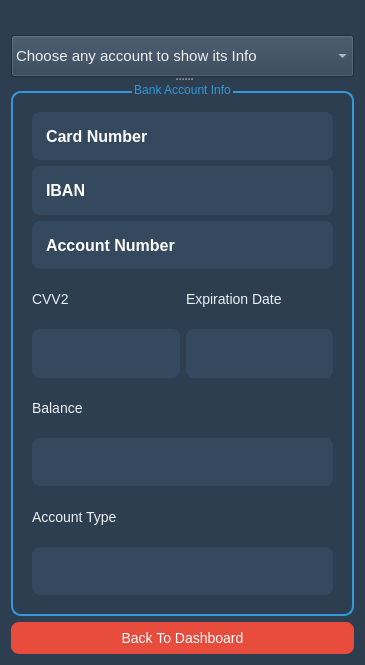
<?xml version="1.0" encoding="UTF-8"?>
<ui version="4.0">
 <class>C_ViewSpecificBankAccount</class>
 <widget class="QWidget" name="C_ViewSpecificBankAccount">
  <property name="geometry">
   <rect>
    <x>0</x>
    <y>0</y>
    <width>365</width>
    <height>665</height>
   </rect>
  </property>
  <property name="minimumSize">
   <size>
    <width>365</width>
    <height>665</height>
   </size>
  </property>
  <property name="maximumSize">
   <size>
    <width>365</width>
    <height>665</height>
   </size>
  </property>
  <property name="windowTitle">
   <string>Form</string>
  </property>
  <property name="styleSheet">
   <string notr="true">QWidget {
    background-color: #2c3e50;
    font-family: &quot;Segoe UI&quot;, sans-serif;
    color: #ecf0f1;
}


QLabel {
    font-size: 14px;
}

QPushButton#logoutButton {
    background-color: #e74c3c;
    color: white;
    font-size: 14px;
    padding: 8px 16px;
    border: none;
    border-radius: 8px;
}



QLabel#name_2, QLabel#id_2, QLabel#Balance_2, QLabel#account_type_2,
QLabel#CN_2, QLabel#AN_2, QLabel#IBAN_2, QLabel#CCV2_2, QLabel#Date_2 {
    font-weight: bold;
    font-size: 16px;
    color: #ffffff;
    background-color: #34495e;
    padding: 6px 10px;
    border-radius: 8px;
}


QGroupBox {
    border: 2px solid #3498db;
    border-radius: 10px;
    margin-top: 10px;
    padding: 10px;
}

QGroupBox::title {
    color: #3498db;
    font-size: 16px;
    font-weight: bold;
}

QLineEdit {
    background-color: #ecf0f1;
    color: #2c3e50;
    padding: 6px;
    border-radius: 6px;
    font-size: 14px;
}


QPushButton {
    background-color: #3498db;
    color: white;
    font-size: 14px;
    padding: 8px 16px;
    border: none;
    border-radius: 8px;
}

QPushButton:hover {
    background-color: #2980b9;
}

QPushButton#logoutButton {
    background-color: #e74c3c;
}

QPushButton#logoutButton:hover {
    background-color: #c0392b;
}
</string>
  </property>
  <layout class="QVBoxLayout" name="verticalLayout">
   <item>
    <layout class="QHBoxLayout" name="horizontalLayout_5">
     <item>
      <widget class="QLabel" name="name_label">
       <property name="font">
        <font>
         <family>Segoe UI</family>
         <pointsize>-1</pointsize>
        </font>
       </property>
       <property name="styleSheet">
        <string notr="true">font-size: 16px;
</string>
       </property>
       <property name="text">
        <string/>
       </property>
      </widget>
     </item>
     <item>
      <widget class="QLabel" name="id_label">
       <property name="font">
        <font>
         <family>Segoe UI</family>
         <pointsize>-1</pointsize>
         <bold>true</bold>
        </font>
       </property>
       <property name="styleSheet">
        <string notr="true">font-size: 16px;
</string>
       </property>
       <property name="text">
        <string/>
       </property>
      </widget>
     </item>
    </layout>
   </item>
   <item>
    <widget class="QSplitter" name="splitter">
     <property name="orientation">
      <enum>Qt::Orientation::Vertical</enum>
     </property>
     <widget class="QComboBox" name="comboBox">
      <property name="sizePolicy">
       <sizepolicy hsizetype="Preferred" vsizetype="Fixed">
        <horstretch>0</horstretch>
        <verstretch>0</verstretch>
       </sizepolicy>
      </property>
      <property name="font">
       <font>
        <family>Segoe UI</family>
        <pointsize>11</pointsize>
       </font>
      </property>
      <item>
       <property name="text">
        <string>Choose any account to show its Info</string>
       </property>
      </item>
     </widget>
     <widget class="QGroupBox" name="groupBox">
      <property name="title">
       <string>Bank Account Info</string>
      </property>
      <property name="alignment">
       <set>Qt::AlignmentFlag::AlignCenter</set>
      </property>
      <layout class="QGridLayout" name="gridLayout_3">
       <item row="0" column="0">
        <widget class="QLabel" name="CN_2">
         <property name="text">
          <string>Card Number</string>
         </property>
        </widget>
       </item>
       <item row="1" column="0">
        <widget class="QLabel" name="IBAN_2">
         <property name="text">
          <string>IBAN</string>
         </property>
        </widget>
       </item>
       <item row="2" column="0">
        <widget class="QLabel" name="AN_2">
         <property name="text">
          <string>Account Number</string>
         </property>
        </widget>
       </item>
       <item row="3" column="0">
        <layout class="QHBoxLayout" name="horizontalLayout_6">
         <item>
          <widget class="QLabel" name="label_7">
           <property name="text">
            <string>CVV2</string>
           </property>
          </widget>
         </item>
         <item>
          <widget class="QLabel" name="label_8">
           <property name="text">
            <string>Expiration Date</string>
           </property>
          </widget>
         </item>
        </layout>
       </item>
       <item row="4" column="0">
        <layout class="QHBoxLayout" name="horizontalLayout_7">
         <item>
          <widget class="QLabel" name="CCV2_2">
           <property name="text">
            <string/>
           </property>
          </widget>
         </item>
         <item>
          <widget class="QLabel" name="Date_2">
           <property name="text">
            <string/>
           </property>
          </widget>
         </item>
        </layout>
       </item>
       <item row="5" column="0">
        <widget class="QLabel" name="label_9">
         <property name="text">
          <string>Balance</string>
         </property>
        </widget>
       </item>
       <item row="6" column="0">
        <widget class="QLabel" name="Balance_2">
         <property name="text">
          <string/>
         </property>
        </widget>
       </item>
       <item row="7" column="0">
        <widget class="QLabel" name="label_10">
         <property name="text">
          <string>Account Type</string>
         </property>
        </widget>
       </item>
       <item row="8" column="0">
        <widget class="QLabel" name="account_type_2">
         <property name="text">
          <string/>
         </property>
        </widget>
       </item>
      </layout>
     </widget>
    </widget>
   </item>
   <item>
    <widget class="QPushButton" name="logout">
     <property name="styleSheet">
      <string notr="true">QPushButton {
    background-color: #e74c3c;
    color: white;
    font-size: 14px;
    padding: 8px 16px;
    border: none;
    border-radius: 8px;
}</string>
     </property>
     <property name="text">
      <string>Back To Dashboard</string>
     </property>
    </widget>
   </item>
  </layout>
 </widget>
 <resources/>
 <connections/>
</ui>
